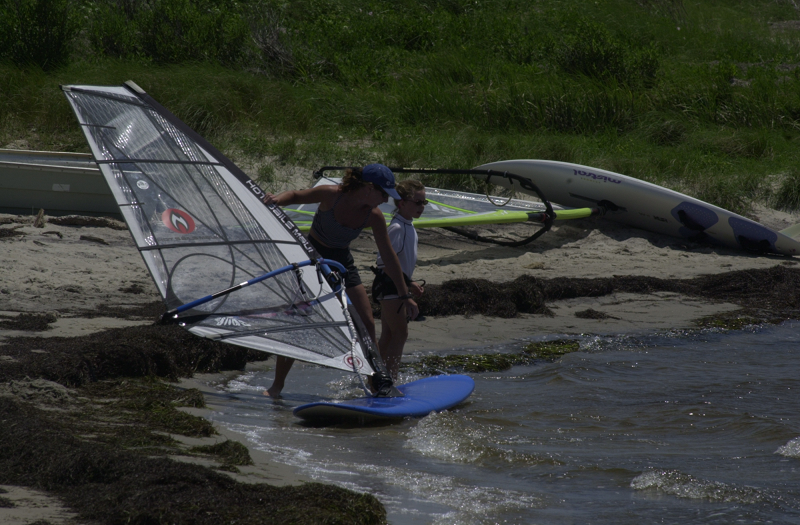
#> input picture MySubject/main program/testdata/BMP/010.bmp, 800 x 525 px
$ python -i test.py   (imports and definitions only)   (older library calls are emulated)
#> lines starting #> are read from the running program, lines starting #| are printed output that depends on the picture
#> further down, picture is the input picture: shape (525, 800, 3); mean B, G, R 50.9, 57.5, 54.1
#coding: utf-8

"""""""""
定量的数値評価
Mean : 平均輝度の評価
Clarity : 画像の明瞭度の評価
CCI(Color Colorfulness Index) : 画像のカラフルさの評価
Entropy : 画像の情報量の評価
LOE(Lightness-Order-Error) : 自然度の保存を評価
GMSD(Gradient Magnitude Similarity Deviation) : 画像の勾配類似度の評価
"""""""""

import cv2
import numpy as np
from scipy import ndimage
from scipy import signal

#############################################################################
##                          画素値の総和                                   ##
#############################################################################
# [14 lines left out: functions Sum, Mean, not called in this run]

#############################################################################
##                              Contrast                                   ##
#############################################################################
def Contrast(img):
    return (np.max(img) - np.min(img)) / (np.max(img) + np.min(img))

#############################################################################
##                         明瞭度(CLARIFY)                                 ##
#############################################################################
# [32 lines left out: functions Clarity, CCI, image_entropy, not called in this run]

#############################################################################
##                        LOE(Lightness Order Error)                       ##
#############################################################################
def LOE(img, dst):
#> called with dst = 'out.png'
    H, W, n = img.shape
#> H = 525; W = 800; n = 3
    b, g, r = cv2.split(img)
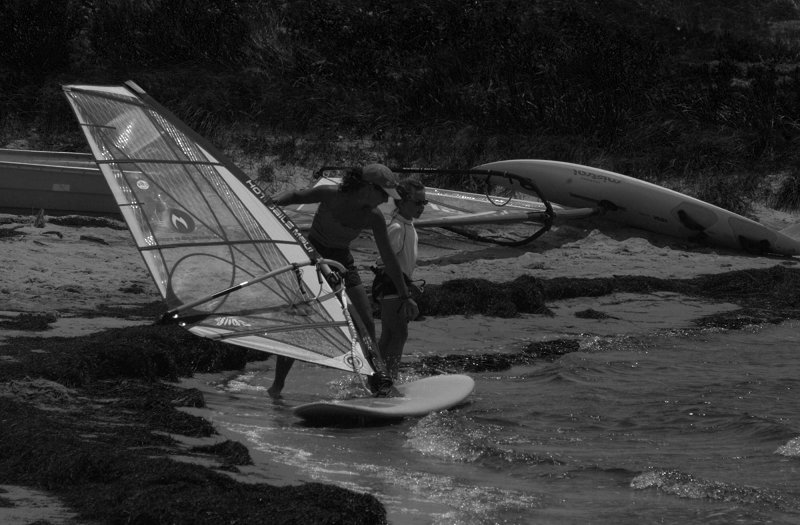
#> b: shape (525, 800); min 0, max 255, mean 50.9
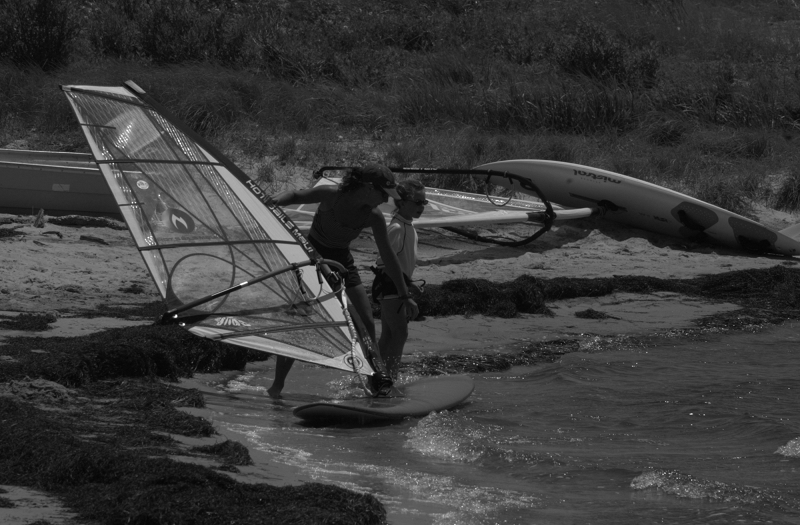
#> g: shape (525, 800); min 4, max 255, mean 57.5
#> (the run stopped early here; a loop or call above may not have finished)

$ run again, on MySubject/main program/testdata/BMP/06.bmp
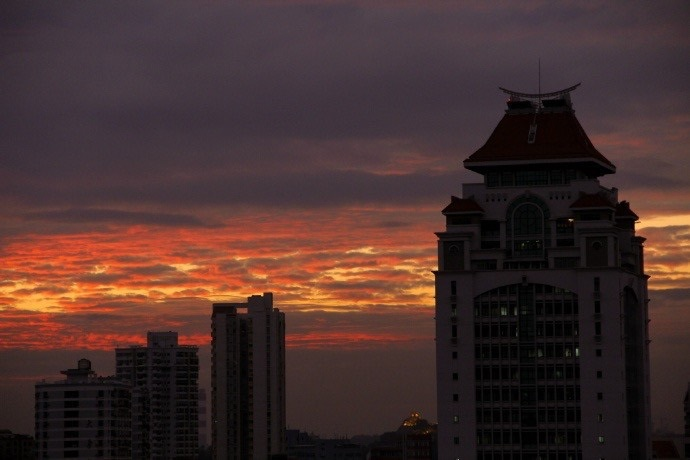
#> input picture MySubject/main program/testdata/BMP/06.bmp, 690 x 460 px
#> picture is the input picture: shape (460, 690, 3); mean B, G, R 45.5, 47.5, 70.8
#> in LOE, `b, g, r = cv2.split(img)`:
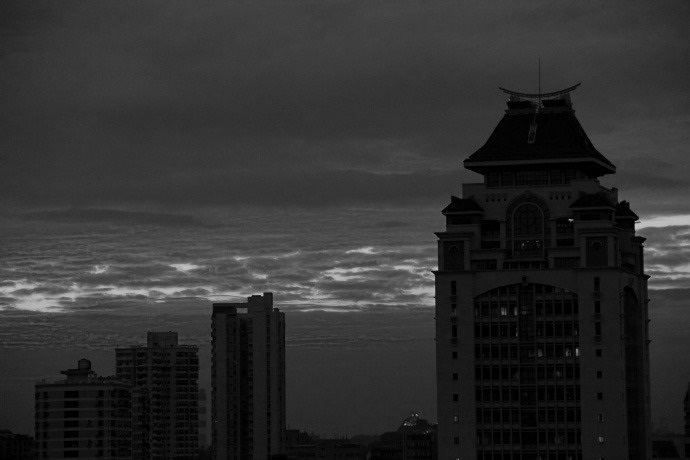
#> g: shape (460, 690); min 0, max 197, mean 47.5
#> in LOE, `b, g, r = cv2.split(img)`:
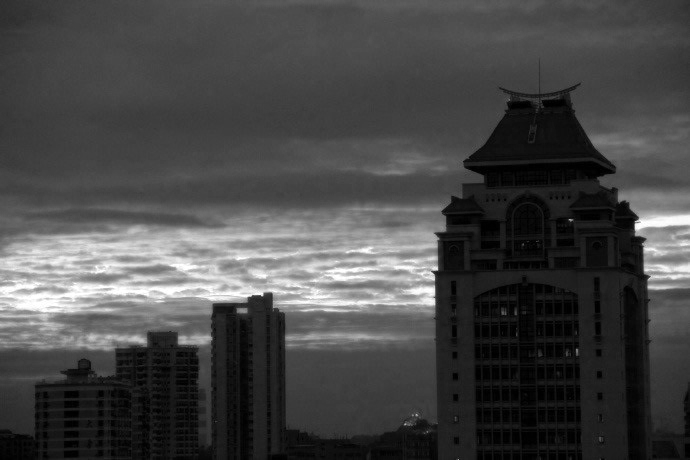
#> r: shape (460, 690); min 0, max 255, mean 70.8

$ run again, on MySubject/main program/testdata/BMP/09.bmp
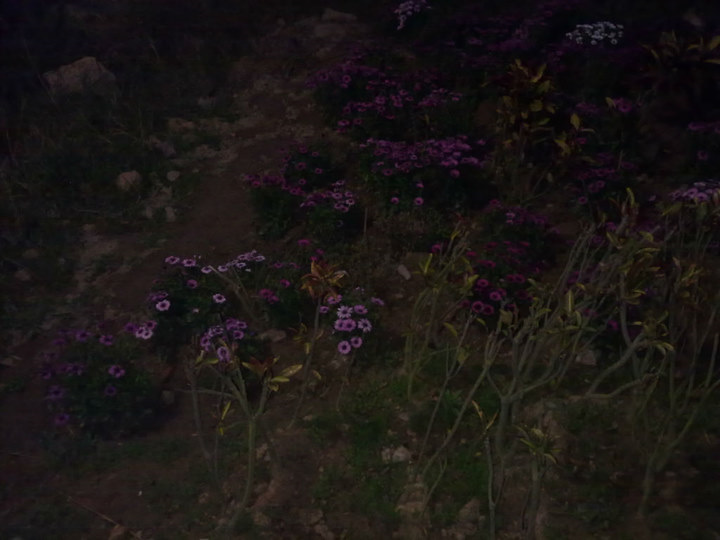
#> input picture MySubject/main program/testdata/BMP/09.bmp, 720 x 540 px
#> picture is the input picture: shape (540, 720, 3); mean B, G, R 20.6, 22.5, 26.8
#> in LOE, `b, g, r = cv2.split(img)`:
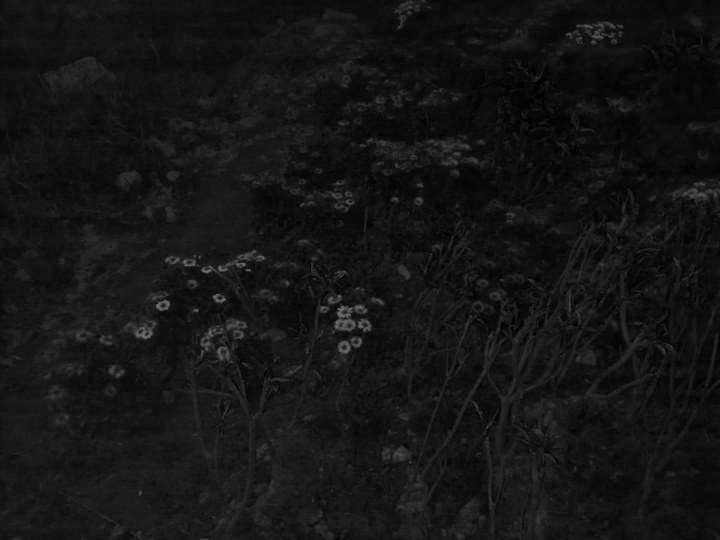
#> b: shape (540, 720); min 0, max 132, mean 20.6
